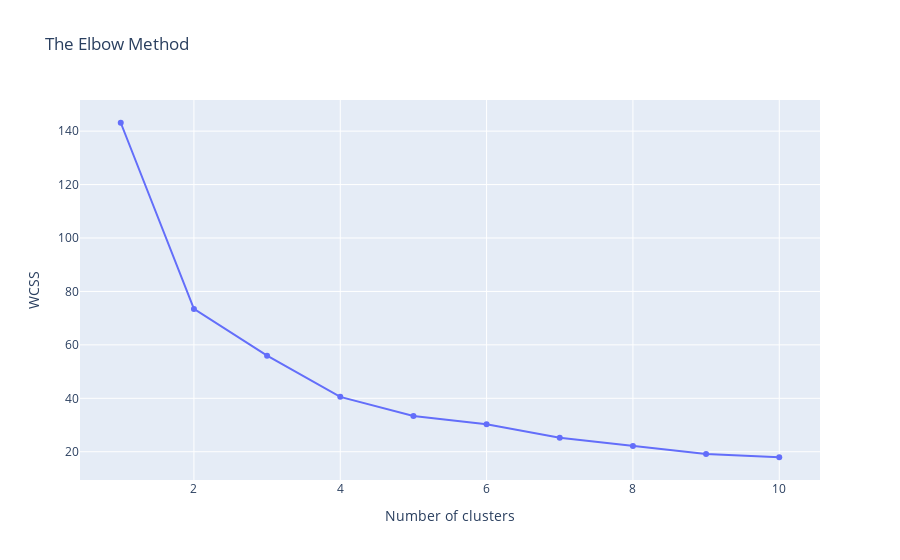
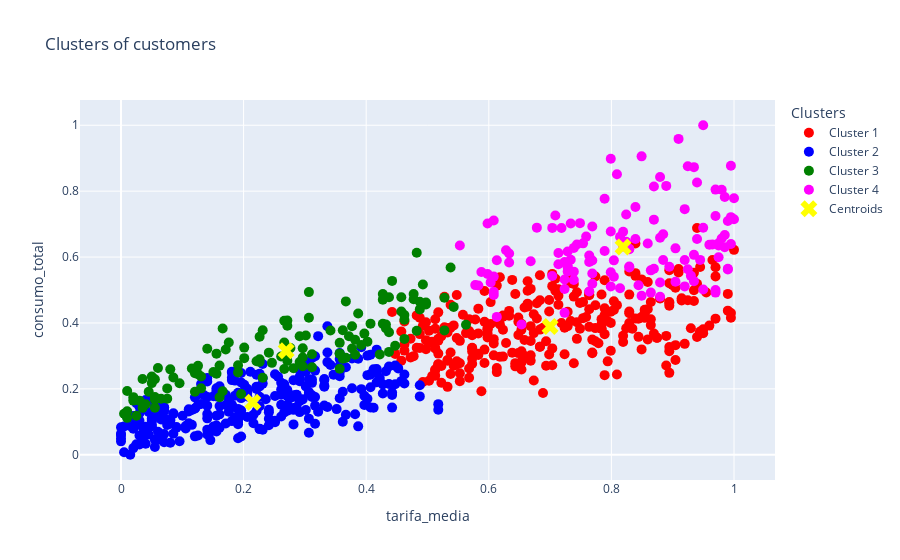

The cell these charts' notebook holds for them, in order:
### Markdown cell above
### Intento 3 tramos

### Code cell
# Supongamos que ya tienes 'dt_dos' cargado
# Calculamos variables adicionales
dt_2['consumo_total'] = dt_2[['consumo_valle', 'consumo_llano', 'consumo_punta']].sum(axis=1)
dt_2['gasto_total'] = dt_2[['consumo_euros_valle', 'consumo_euros_llano', 'consumo_euros_punta']].sum(axis=1)
dt_2['tarifa_media'] = dt_2[['tc_valle_euros/kwh/hora', 'tc_llano_euros/kwh/hora', 'tc_punta_euros/kwh/hora']].mean(axis=1)

X = dt_2[['consumo_total', 'gasto_total', 'tarifa_media']]

# Normalizar las variables
scaler = MinMaxScaler()
X_scaled = scaler.fit_transform(X)

# Método del codo para determinar el número óptimo de clústeres
wcss = []
for i in range(1, 11):
    kmeans = KMeans(n_clusters=i, init='k-means++', random_state=0)
    kmeans.fit(X_scaled)
    wcss.append(kmeans.inertia_)

# Gráfico del método del codo con plotly
fig_elbow = go.Figure()
fig_elbow.add_trace(go.Scatter(x=list(range(1, 11)), y=wcss, mode='lines+markers'))
fig_elbow.update_layout(title='The Elbow Method',
                        xaxis_title='Number of clusters',
                        yaxis_title='WCSS')
fig_elbow.show()

# Aplicar KMeans con el número óptimo de clústeres (4)
kmeansmodel = KMeans(n_clusters=4, init='k-means++', random_state=0)
y_kmeans = kmeansmodel.fit_predict(X_scaled)

# Definir colores y etiquetas para los clusters
colors = ['red', 'blue', 'green', 'magenta']
labels = ['Cluster 1', 'Cluster 2', 'Cluster 3', 'Cluster 4']

# Crear trazas para cada cluster
fig_clusters = go.Figure()

for i in range(4):
    fig_clusters.add_trace(go.Scatter(
        x=X_scaled[y_kmeans == i, 0],
        y=X_scaled[y_kmeans == i, 1],
        mode='markers',
        marker=dict(size=10, color=colors[i]),
        name=labels[i]
    ))

# Agregar los centroides
centroids = kmeansmodel.cluster_centers_
fig_clusters.add_trace(go.Scatter(
    x=centroids[:, 0],
    y=centroids[:, 1],
    mode='markers',
    marker=dict(size=15, color='yellow', symbol='x'),
    name='Centroids'
))

# Configurar el layout
fig_clusters.update_layout(
    title='Clusters of customers',
    xaxis_title='tarifa_media',
    yaxis_title='consumo_total',
    legend_title='Clusters'
)

fig_clusters.show()

### Figure 1 — Plotly figure (JSON) as saved in the notebook; plotly's stock layout.template omitted (floating-point values rounded to 4 significant figures)
{"data": [{"mode": "lines+markers", "type": "scatter", "x": [1, 2, 3, 4, 5, 6, 7, 8, 9, 10], "y": [143.1, 73.46, 55.97, 40.54, 33.36, 30.33, 25.2, 22.1, 19.2, 17.94]}], "layout": {"title": {"text": "The Elbow Method"}, "xaxis": {"title": {"text": "Number of clusters"}}, "yaxis": {"title": {"text": "WCSS"}}}}

### Figure 2 — Plotly figure (JSON) as saved in the notebook; plotly's stock layout.template omitted (floating-point values rounded to 4 significant figures; data arrays with more than 128 entries replaced by an {"elided": "..."} marker saying what was removed)
{"data": [{"marker": {"color": "red", "size": 10}, "mode": "markers", "name": "Cluster 1", "type": "scatter", "x": {"elided": "292 float values"}, "y": {"elided": "292 float values"}}, {"marker": {"color": "blue", "size": 10}, "mode": "markers", "name": "Cluster 2", "type": "scatter", "x": {"elided": "297 float values"}, "y": {"elided": "297 float values"}}, {"marker": {"color": "green", "size": 10}, "mode": "markers", "name": "Cluster 3", "type": "scatter", "x": [0.3568, 0.3116, 0.4824, 0.4573, 0.03518, 0.1709, 0.4774, 0.4372, 0.3869, 0.1558, 0.2261, 0.2714, 0.03015, 0.3668, 0.3719, 0.4221, 0.4975, 0.201, 0.1658, 0.0804, 0.3769, 0.4322, 0.5276, 0.4271, 0.1307, 0.2814, 0.1508, 0.4874, 0.05528, 0.05025, 0.196, 0.05025, 0.5628, 0.191, 0.2663, 0.4874, 0.2714, 0.3417, 0.2764, 0.1608, 0.1759, 0.402, 0.1206, 0.4422, 0.05528, 0.2915, 0.5427, 0.1256, 0.2312, 0.1558, 0.04523, 0.07538, 0.1256, 0.4271, 0.5377, 0.2714, 0.1658, 0.0603, 0.08543, 0.4774, 0.191, 0.2261, 0.1407, 0.3065, 0.07538, 0.3618, 0.2412, 0.4372, 0.4372, 0.3819, 0.2915, 0.3568, 0.4623, 0.3116, 0.3668, 0.01005, 0.02513, 0.0201, 0.0201, 0.2663, 0.2312, 0.0402, 0.4925, 0.09548, 0.3015, 0.407, 0.3065, 0.01005, 0.3618, 0.3568, 0.4472, 0.2965, 0.3568, 0.2965, 0.4623, 0.2613, 0.03518, 0.392, 0.1307, 0.2462, 0.4623, 0.1156, 0.2965, 0.3769, 0.2261, 0.397, 0.2663, 0.4271, 0.4573, 0.4824, 0.005025, 0.1608, 0.3819, 0.01005, 0.201, 0.5276, 0.06533, 0.05528, 0.4322, 0.05528, 0.1206, 0.2211, 0.2714, 0.4975], "y": [0.2611, 0.3048, 0.6132, 0.4348, 0.2299, 0.3192, 0.472, 0.4781, 0.4285, 0.3069, 0.3581, 0.3914, 0.1642, 0.4655, 0.3594, 0.3046, 0.4619, 0.2931, 0.1926, 0.2591, 0.3902, 0.3954, 0.4763, 0.4875, 0.2372, 0.2629, 0.2513, 0.4645, 0.1674, 0.2174, 0.1844, 0.2377, 0.3945, 0.25, 0.4065, 0.4412, 0.3099, 0.3768, 0.3241, 0.1746, 0.3407, 0.3432, 0.2472, 0.5276, 0.1753, 0.3596, 0.4487, 0.2446, 0.3779, 0.2458, 0.191, 0.1703, 0.2697, 0.3976, 0.5684, 0.4072, 0.3832, 0.2635, 0.2345, 0.4877, 0.2719, 0.2898, 0.3219, 0.4936, 0.2013, 0.2914, 0.3099, 0.3122, 0.3717, 0.3488, 0.2813, 0.3396, 0.3516, 0.2655, 0.2943, 0.1322, 0.1186, 0.1748, 0.1643, 0.3407, 0.2339, 0.1532, 0.5165, 0.2172, 0.3622, 0.3979, 0.416, 0.112, 0.3778, 0.3065, 0.3307, 0.2684, 0.3066, 0.2953, 0.4238, 0.2979, 0.1423, 0.3332, 0.2015, 0.2789, 0.4098, 0.262, 0.3231, 0.3223, 0.2813, 0.3676, 0.2602, 0.4707, 0.478, 0.3759, 0.1247, 0.2705, 0.3038, 0.1935, 0.3251, 0.3775, 0.1701, 0.2289, 0.3842, 0.1426, 0.1914, 0.2837, 0.2849, 0.4559]}, {"marker": {"color": "magenta", "size": 10}, "mode": "markers", "name": "Cluster 4", "type": "scatter", "x": [0.7286, 0.8945, 0.8291, 0.7638, 0.7236, 0.9698, 0.8643, 0.8191, 1, 0.9497, 0.809, 0.598, 0.7186, 0.9799, 0.8241, 0.9095, 0.7085, 0.8794, 0.7337, 0.9397, 0.9849, 0.9749, 0.9698, 0.7688, 0.9296, 0.7286, 0.8291, 0.8241, 0.7638, 0.608, 0.5829, 0.6683, 0.8392, 0.7437, 0.8191, 0.9347, 0.5528, 0.7588, 0.7487, 0.7387, 0.5879, 0.9899, 1, 0.7136, 0.7688, 0.995, 0.7236, 0.7538, 0.6281, 0.9698, 0.8492, 0.7889, 0.7035, 0.799, 0.6131, 0.9497, 0.9246, 0.9196, 0.8844, 0.7286, 0.9497, 0.8794, 0.9648, 0.9045, 0.9799, 0.9347, 0.9899, 0.9196, 0.7638, 0.995, 0.7387, 0.8442, 0.598, 0.8844, 0.608, 0.6131, 0.8141, 0.8894, 0.7236, 0.799, 0.9196, 0.9749, 0.8492, 0.9347, 0.8794, 0.7286, 0.9899, 0.8794, 0.9849, 0.9246, 0.9849, 0.8291, 0.9447, 0.8141, 0.8693, 0.7236, 0.8693, 0.995, 0.6533, 0.9598, 0.8593, 0.9045, 0.608, 0.603, 0.799, 0.7387, 0.804, 0.8392, 0.799, 0.7889, 0.804, 0.5779, 0.7688, 0.9698, 0.8291, 0.8693, 0.7136, 0.9749, 0.7688, 0.6332, 0.6332, 0.9397, 0.7035, 0.608, 0.7337, 0.8643, 0.6784], "y": [0.5559, 0.5707, 0.6239, 0.6047, 0.5028, 0.7244, 0.5597, 0.632, 0.7149, 0.6889, 0.8512, 0.7016, 0.6881, 0.8041, 0.6465, 0.9586, 0.7259, 0.8432, 0.592, 0.6547, 0.6301, 0.6354, 0.5, 0.5895, 0.5429, 0.5688, 0.5711, 0.7289, 0.5848, 0.7109, 0.5138, 0.5873, 0.752, 0.6382, 0.6767, 0.8728, 0.6349, 0.662, 0.7029, 0.6278, 0.5547, 0.7095, 0.7785, 0.5784, 0.6926, 0.7211, 0.5846, 0.6416, 0.6206, 0.8047, 0.9056, 0.777, 0.6885, 0.8982, 0.5901, 1, 0.8757, 0.5913, 0.6694, 0.6167, 0.5013, 0.5226, 0.6383, 0.5251, 0.6561, 0.5269, 0.5645, 0.7453, 0.4955, 0.6397, 0.5306, 0.5143, 0.5487, 0.591, 0.5406, 0.4184, 0.6616, 0.816, 0.532, 0.5105, 0.5109, 0.6416, 0.4824, 0.6066, 0.6587, 0.5733, 0.5625, 0.4796, 0.7824, 0.5628, 0.6672, 0.5686, 0.5913, 0.5052, 0.5642, 0.4306, 0.8143, 0.8771, 0.3955, 0.6372, 0.641, 0.6264, 0.4948, 0.523, 0.6775, 0.5557, 0.5402, 0.6548, 0.5539, 0.6185, 0.5899, 0.5148, 0.519, 0.4921, 0.6249, 0.7135, 0.6125, 0.5992, 0.5502, 0.6105, 0.5832, 0.8262, 0.5427, 0.4849, 0.7018, 0.4921, 0.6892]}, {"marker": {"color": "yellow", "size": 15, "symbol": "x"}, "mode": "markers", "name": "Centroids", "type": "scatter", "x": [0.6999, 0.215, 0.2695, 0.8191], "y": [0.3894, 0.1593, 0.3159, 0.6307]}], "layout": {"legend": {"title": {"text": "Clusters"}}, "title": {"text": "Clusters of customers"}, "xaxis": {"title": {"text": "tarifa_media"}}, "yaxis": {"title": {"text": "consumo_total"}}}}
